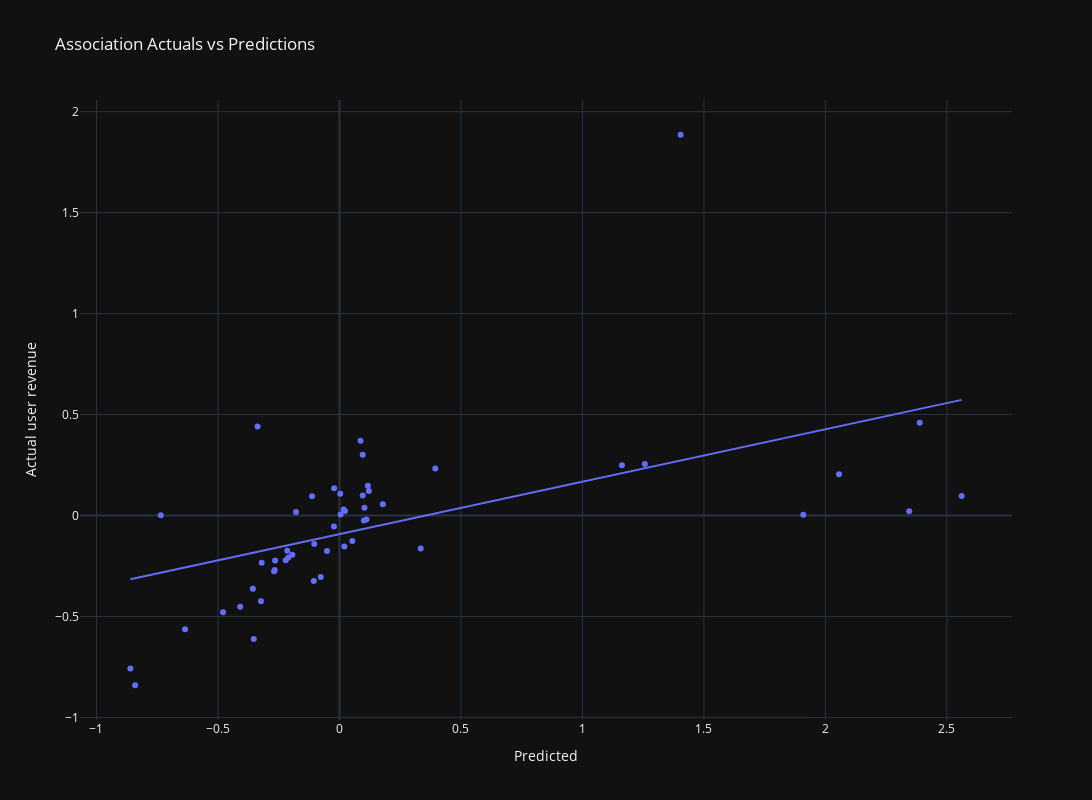

The notebook cell saved with this chart:
### Code cell
pdf = pd.DataFrame({'y_test': ((agg_df_train['revenue_d7'].values - agg_df_train['withdraw_d7'].values)/agg_df_train['cost'].values + agg_df_train['d7_28_increase_api'].values), 'predictions': ((agg_df_train['revenue_d7'].values - agg_df_train['withdraw_d7'].values)/agg_df_train['cost'].values + predictions)})

fig = px.scatter(pdf, x='predictions', y='y_test', title='Association Actuals vs Predictions', trendline='ols',
                 labels={'predictions': 'X-axis Label', 'y_test': 'Y-axis Label'},
                 template='plotly_dark',
                 hover_data=['predictions', 'y_test']
                )

# Customize the layout
fig.update_layout(
    width=1700,
    height=800,
    xaxis=dict(title_text='Predicted'),
    yaxis=dict(title_text='Actual user revenue'),
    legend=dict(title='Legend Title'),
    showlegend=True
)

# Show the plot
fig.show()

### Figure 1 — Plotly figure (JSON) as saved in the notebook; plotly's stock layout.template omitted (floating-point values rounded to 4 significant figures)
{"data": [{"hovertemplate": "X-axis Label=%{x}<br>Y-axis Label=%{y}<extra></extra>", "legendgroup": "", "marker": {"color": "#636efa", "symbol": "circle"}, "mode": "markers", "name": "", "orientation": "v", "showlegend": false, "type": "scatter", "x": [1.163, 2.345, 1.404, 2.388, 1.257, 2.056, 2.561, 1.909, 0.3344, 0.3944, 0.1028, -0.3371, 0.1786, -0.1056, -0.32, -0.2103, -0.8606, 0.05295, -0.6355, -0.1038, -0.3527, -0.269, -0.479, 0.00319, -0.1789, -0.1127, 0.02268, 0.004761, 0.08677, -0.05148, -0.07691, -0.3231, 0.1006, 0.01739, 0.09565, 0.09572, 0.1169, 0.1208, -0.2148, -0.1941, -0.2666, -0.3565, 0.02006, -0.7354, -0.2648, -0.8408, -0.02183, -0.02277, -0.2212, 0.1111, -0.4084], "xaxis": "x", "y": [0.2488, 0.02088, 1.886, 0.4591, 0.2548, 0.2043, 0.09691, 0.00362, -0.1636, 0.2327, 0.03813, 0.4406, 0.05562, -0.324, -0.2339, -0.2076, -0.7578, -0.127, -0.5628, -0.1408, -0.6115, -0.2761, -0.4788, 0.1071, 0.01725, 0.09532, 0.02249, 0.004763, 0.3707, -0.1756, -0.3043, -0.4252, -0.02497, 0.02938, 0.3012, 0.09932, 0.1477, 0.1209, -0.1747, -0.1941, -0.2695, -0.3632, -0.1542, 0.001719, -0.2228, -0.8408, 0.1346, -0.05442, -0.2212, -0.02004, -0.4522], "yaxis": "y"}, {"hovertemplate": "<b>OLS trendline</b><br>y_test = 0.25972 * predictions + -0.0925284<br>R<sup>2</sup>=0.284975<br><br>X-axis Label=%{x}<br>Y-axis Label=%{y} <b>(trend)</b><extra></extra>", "legendgroup": "", "marker": {"color": "#636efa", "symbol": "circle"}, "mode": "lines", "name": "", "showlegend": false, "type": "scatter", "x": [-0.8606, -0.8408, -0.7354, -0.6355, -0.479, -0.4084, -0.3565, -0.3527, -0.3371, -0.3231, -0.32, -0.269, -0.2666, -0.2648, -0.2212, -0.2148, -0.2103, -0.1941, -0.1789, -0.1127, -0.1056, -0.1038, -0.07691, -0.05148, -0.02277, -0.02183, 0.00319, 0.004761, 0.01739, 0.02006, 0.02268, 0.05295, 0.08677, 0.09565, 0.09572, 0.1006, 0.1028, 0.1111, 0.1169, 0.1208, 0.1786, 0.3344, 0.3944, 1.163, 1.257, 1.404, 1.909, 2.056, 2.345, 2.388, 2.561], "xaxis": "x", "y": [-0.3161, -0.3109, -0.2835, -0.2576, -0.2169, -0.1986, -0.1851, -0.1841, -0.1801, -0.1764, -0.1756, -0.1624, -0.1618, -0.1613, -0.15, -0.1483, -0.1471, -0.1429, -0.139, -0.1218, -0.12, -0.1195, -0.1125, -0.1059, -0.09844, -0.0982, -0.0917, -0.09129, -0.08801, -0.08732, -0.08664, -0.07878, -0.06999, -0.06769, -0.06767, -0.0664, -0.06584, -0.06366, -0.06216, -0.06115, -0.04615, -0.005679, 0.009904, 0.2094, 0.2339, 0.2722, 0.4033, 0.4415, 0.5165, 0.5277, 0.5725], "yaxis": "y"}], "layout": {"height": 800, "legend": {"title": {"text": "Legend Title"}, "tracegroupgap": 0}, "showlegend": true, "title": {"text": "Association Actuals vs Predictions"}, "width": 1700, "xaxis": {"anchor": "y", "domain": [0, 1], "title": {"text": "Predicted"}}, "yaxis": {"anchor": "x", "domain": [0, 1], "title": {"text": "Actual user revenue"}}}}
